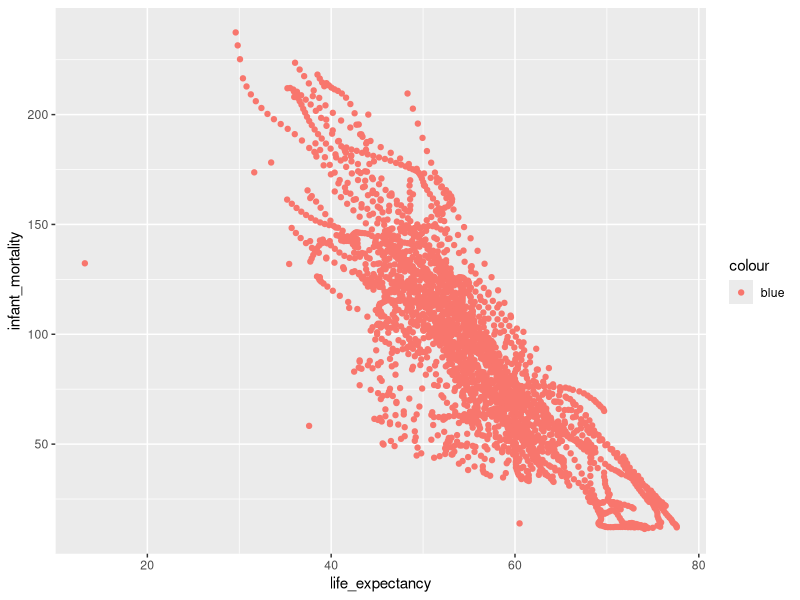
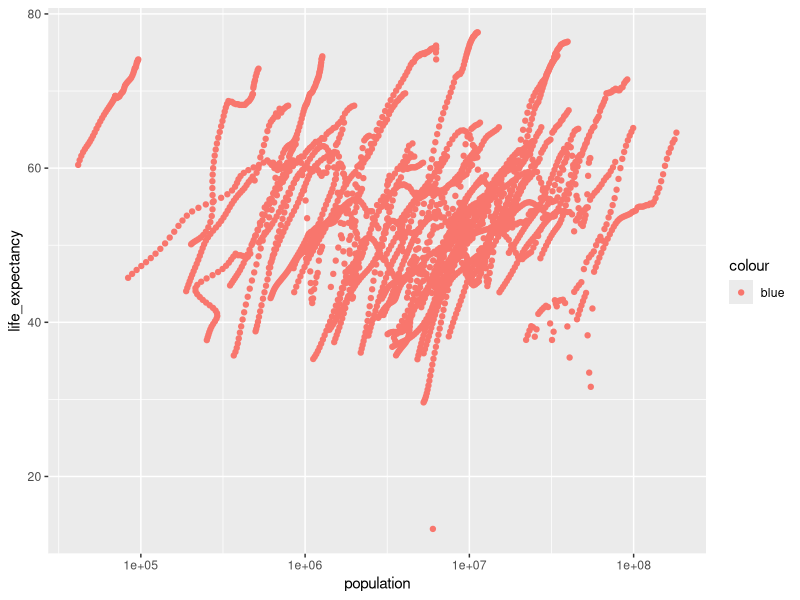
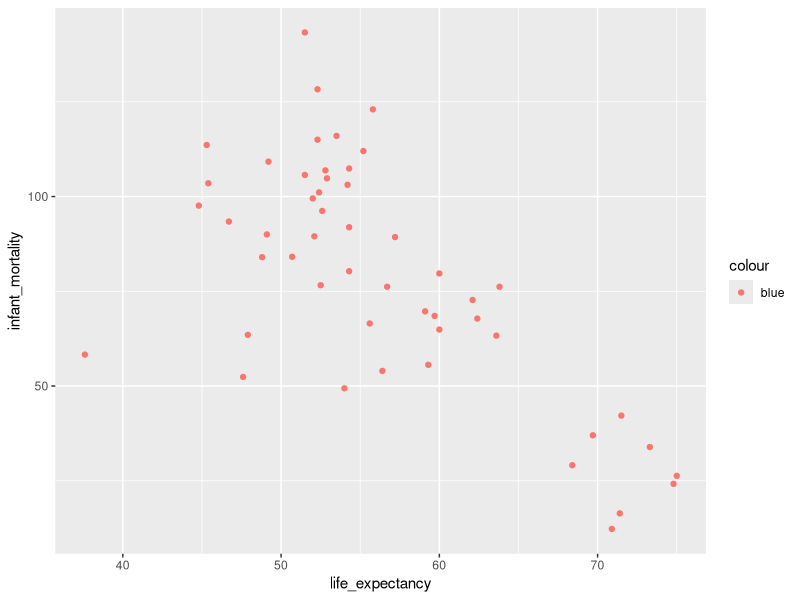
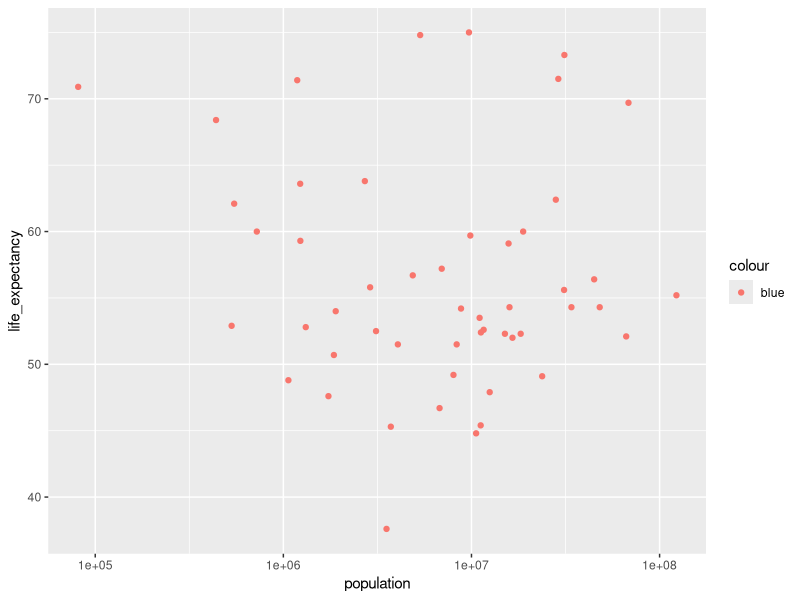
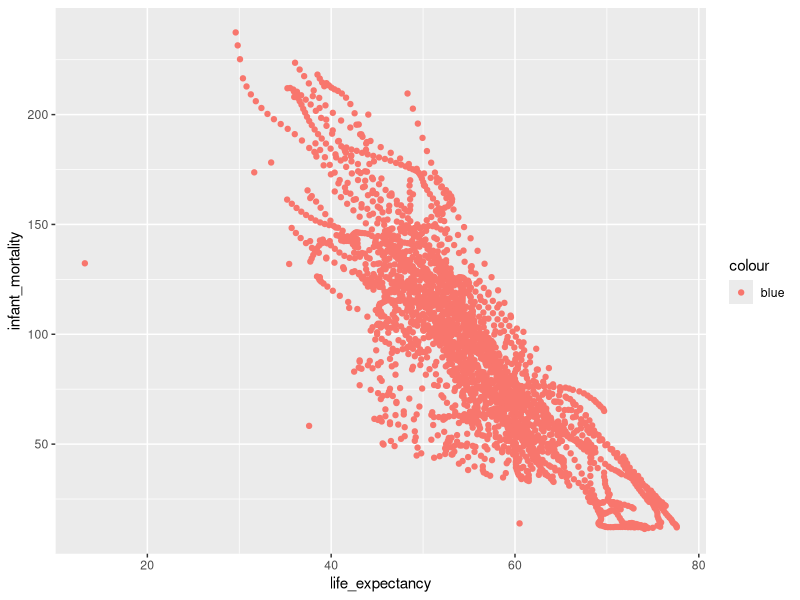
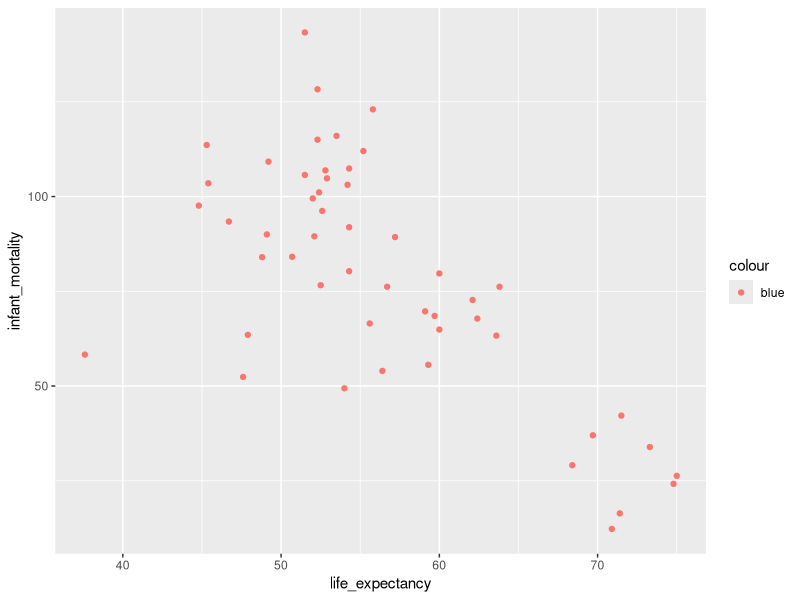

The R source for these figures, in order:
## ---- chunk 1
#adding in the dslabs package and other packages
library(dslabs)
library(dplyr)
library(ggplot2)
library(tidyverse)
library(here)
## ---- chunk 2
#next is to read help file for gapminder
help(gapminder)
## ---- chunk 3
#get an overview of data structure and summary
str(gapminder)
summary(gapminder)
## ---- chunk 4
#determine the type of object gapminder is
class(gapminder)
## ---- chunk 5
#Assign african countries to new variable africadata
africadata <- subset(gapminder, continent == "Africa")
## ---- chunk 6
#Checking the new variable
str(africadata)
summary(africadata)
## ---- chunk 7
#taking object africadata and creating mortlife (infant mortality x life expectancy) using the dplyr package
mortlife <- africadata %>%
  select(infant_mortality,life_expectancy)
## ---- chunk 8
#check the new object
str(mortlife)
summary(mortlife)
## ---- chunk 9
#repeat the same process but create new object poplife (population x life expectancy) using dplyr
poplife <- africadata %>%
  select(population,life_expectancy)
## ---- chunk 10
#check new object poplife
str(poplife)
summary(poplife)
## ---- chunk 11
#plotting life expectancy as a function of infant mortality 
ggplot(mortlife, aes(x = life_expectancy, y = infant_mortality, color="blue")) + geom_point()
figure_file=here("coding-exercise","lifeexpectancyxinfantmortality.png")
ggsave(filename = figure_file)
## ---- chunk 12
#plotting population as a function of life expectancy
# I used chatgpt to get the code for making the x variable on the log scale
ggplot(poplife, aes(x = population, y = life_expectancy, color="blue")) + geom_point() + scale_x_log10()
 figure_file=here("coding-exercise","populationxlifeexpectancy.png")
## ---- chunk 13
#figuring out what years have missing infant mortality data
missing_data_years <- africadata %>%
  filter(is.na(infant_mortality)) %>%
  select(year) %>%
  distinct()
print(missing_data_years)
## ---- chunk 14
#creating a new object for africadata, looking only at data from 2000
africadata2000 <- africadata %>%
  filter(year == 2000)
## ---- chunk 15
str(africadata2000)
summary(africadata2000)
## ---- chunk 16
mortlife2 <- africadata2000 %>%
  select(infant_mortality,life_expectancy)
poplife2 <- africadata2000 %>%
  select(population,life_expectancy)
ggplot(mortlife2, aes(x = life_expectancy, y = infant_mortality, color="blue")) + geom_point()
figure_file=here("coding-exercise","lifeexpectancyxinfantmortality2.png")
ggsave(filename = figure_file)
ggplot(poplife2, aes(x = population, y = life_expectancy, color="blue")) + geom_point() + scale_x_log10()
 figure_file=here("coding-exercise","populationxlifeexpectancy2.png")


## ---- chunk 17
#fit1 is infant mortality as a predictor for life expectancy
fit1 <- lm(life_expectancy ~ infant_mortality, data=africadata2000)
summary(fit1)
## ---- chunk 18
#fit2 is population size as a predictor for life expectancy
fit2 <- lm(life_expectancy ~ population, data=africadata2000)
summary(fit2)
